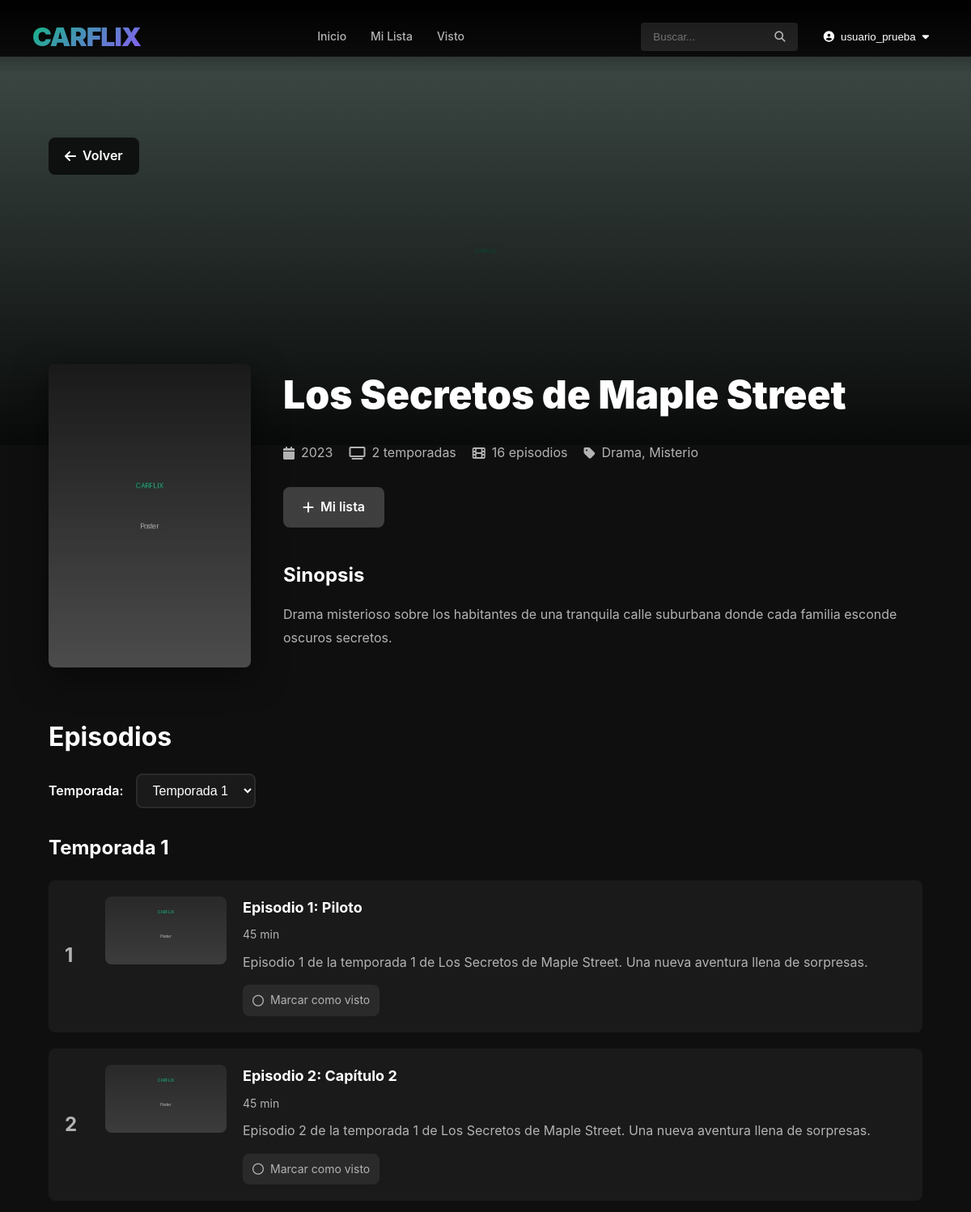
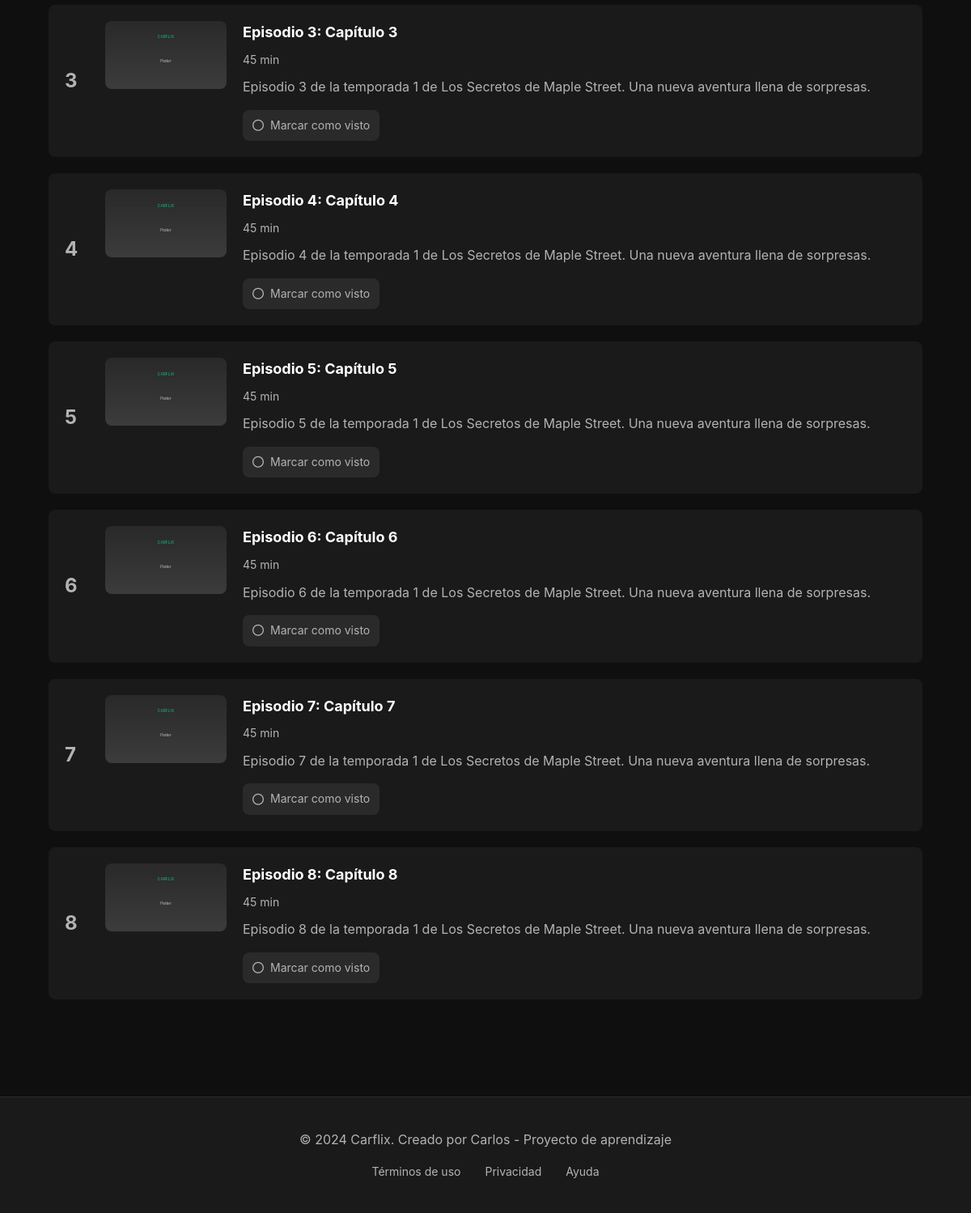
/series/1 (signed in), run on the app's committed database (2 pictures, top to bottom).
### app/models.py (models this page shows, shortened)
class User(UserMixin, db.Model):
    id = db.Column(db.Integer, primary_key=True)
    username = db.Column(db.String(64), unique=True, nullable=False, index=True)
    email = db.Column(db.String(120), unique=True, nullable=False, index=True)
    password_hash = db.Column(db.String(256))
    is_admin = db.Column(db.Boolean, default=False)
    profile_picture = db.Column(db.String(300), default='images/default-avatar.png')
    created_at = db.Column(db.DateTime, default=datetime.utcnow)
    favorite_movies = db.relationship('Movie', secondary=movie_favorites,
                                      backref=db.backref('favorited_by', lazy='dynamic'))
    favorite_series = db.relationship('Series', secondary=series_favorites,
                                      backref=db.backref('favorited_by', lazy='dynamic'))
    watched_movies = db.relationship('Movie', secondary=movie_watched,
                                     backref=db.backref('watched_by', lazy='dynamic'))
    watched_episodes = db.relationship('Episode', secondary=episode_watched,
                                       backref=db.backref('watched_by', lazy='dynamic'))

class Series(db.Model):
    id = db.Column(db.Integer, primary_key=True)
    title = db.Column(db.String(200), nullable=False, index=True)
    description = db.Column(db.Text)
    release_year = db.Column(db.Integer)
    poster_path = db.Column(db.String(300))
    background_path = db.Column(db.String(300))
    created_at = db.Column(db.DateTime, default=datetime.utcnow)
    categories = db.relationship('Category', secondary=series_categories,
                                 backref=db.backref('series', lazy='dynamic'))
    episodes = db.relationship('Episode', backref='series', lazy='dynamic',
                               cascade='all, delete-orphan')

class Category(db.Model):
    id = db.Column(db.Integer, primary_key=True)
    name = db.Column(db.String(50), unique=True, nullable=False)

class Episode(db.Model):
    id = db.Column(db.Integer, primary_key=True)
    series_id = db.Column(db.Integer, db.ForeignKey('series.id'), nullable=False)
    season_number = db.Column(db.Integer, nullable=False)
    episode_number = db.Column(db.Integer, nullable=False)
    title = db.Column(db.String(200), nullable=False)
    description = db.Column(db.Text)
    duration = db.Column(db.Integer)  # Duración en minutos
    video_path = db.Column(db.String(300), nullable=False)
    thumbnail_path = db.Column(db.String(300))
    created_at = db.Column(db.DateTime, default=datetime.utcnow)

### app/routes.py (the view)
@app.route('/series/<int:series_id>')
@login_required
def series_detail(series_id):
    series = Series.query.get_or_404(series_id)
    is_favorite = series in current_user.favorite_series
    seasons = {}
    for episode in series.episodes:
        if episode.season_number not in seasons:
            seasons[episode.season_number] = []
        seasons[episode.season_number].append(episode)
    for season in seasons:
        seasons[season].sort(key=lambda x: x.episode_number)
    return render_template('series_detail.html', series=series, seasons=seasons, is_favorite=is_favorite)

### app/models.py (called while the page is built)
@login_manager.user_loader
def load_user(user_id):
    return User.query.get(int(user_id))

### app/templates/series_detail.html (shortened to what this page needs)
{% extends "base.html" %}
{% block content %}
<div class="detail-page">
    <section class="detail-hero" style="background-image: linear-gradient(to bottom, rgba(0,0,0,0.3) 0%, rgba(0,0,0,0.9) 100%),
                                        url('{{ url_for('static', filename=series.background_path) if series.background_path else url_for('static', filename='images/default-bg.jpg') }}');">
        <div class="detail-hero-content">
            <a href="{{ url_for('home') }}" class="back-btn">
                <i class="fas fa-arrow-left"></i> Volver
            </a>
        </div>
    </section>
    <section class="detail-content">
        <div class="detail-container">
            <div class="detail-main">
                <div class="detail-poster">
                    <img src="{{ url_for('static', filename=series.poster_path) if series.poster_path else 'https://via.placeholder.com/300x450?text=Sin+Poster' }}"
                         alt="{{ series.title }}">
                </div>
                <div class="detail-info">
                    <h1 class="detail-title">{{ series.title }}</h1>
                    <div class="detail-meta">
                        {% if series.release_year %}
                        <span class="meta-item"><i class="fas fa-calendar"></i> {{ series.release_year }}</span>
                        {% endif %}
                        <span class="meta-item"><i class="fas fa-tv"></i> {{ seasons|length }} temporadas</span>
                        <span class="meta-item"><i class="fas fa-film"></i> {{ series.episodes.count() }} episodios</span>
                        {% if series.categories %}
                        <span class="meta-item">
                            <i class="fas fa-tag"></i>
                            {% for category in series.categories %}
                                {{ category.name }}{% if not loop.last %}, {% endif %}
                            {% endfor %}
                        </span>
                        {% endif %}
                    </div>
                    <div class="detail-actions">
                        <a href="{{ url_for('toggle_favorite_series', series_id=series.id) }}" class="btn btn-secondary">
                            <i class="fas fa-{% if is_favorite %}check{% else %}plus{% endif %}"></i>
                            {% if is_favorite %}En mi lista{% else %}Mi lista{% endif %}
                        </a>
                    </div>
                    {% if series.description %}
                    <div class="detail-description">
                        <h3>Sinopsis</h3>
                        <p>{{ series.description }}</p>
                    </div>
                    {% endif %}
                </div>
            </div>
            <div class="episodes-section">
                <h2>Episodios</h2>
                {% if seasons|length > 1 %}
                <div class="season-selector">
                    <label for="seasonSelect">Temporada:</label>
                    <select id="seasonSelect" onchange="showSeason(this.value)">
                        {% for season_num in seasons|sort %}
                        <option value="{{ season_num }}">Temporada {{ season_num }}</option>
                        {% endfor %}
                    </select>
                </div>
                {% endif %}
                {% for season_num, episodes in seasons.items() %}
                <div class="season-episodes" id="season-{{ season_num }}" {% if season_num != seasons.keys()|sort|first %}style="display:none;"{% endif %}>
                    <h3>Temporada {{ season_num }}</h3>
                    <div class="episodes-list">
                        {% for episode in episodes %}
                        <div class="episode-card">
                            <div class="episode-number">{{ episode.episode_number }}</div>
                            <div class="episode-thumbnail">
                                {% if episode.thumbnail_path %}
                                <img src="{{ url_for('static', filename=episode.thumbnail_path) }}" alt="{{ episode.title }}">
                                {% else %}
                                <div class="thumbnail-placeholder">
                                    <i class="fas fa-play-circle"></i>
                                </div>
                                {% endif %}
                            </div>
                            <div class="episode-info">
                                <h4>{{ episode.title }}</h4>
                                {% if episode.duration %}
                                <span class="episode-duration">{{ episode.duration }} min</span>
                                {% endif %}
                                {% if episode.description %}
                                <p class="episode-description">{{ episode.description }}</p>
                                {% endif %}
                                <div class="episode-actions">
                                    <a href="{{ url_for('toggle_watched_episode', episode_id=episode.id) }}" class="episode-action-btn">
                                        {% if episode in current_user.watched_episodes %}
                                        <i class="fas fa-check-circle"></i> Visto
                                        {% else %}
                                        <i class="far fa-circle"></i> Marcar como visto
                                        {% endif %}
                                    </a>
                                </div>
                            </div>
                        </div>
                        {% endfor %}
                    </div>
                </div>
                {% endfor %}
            </div>
        </div>
    </section>
</div>
{% endblock %}

### app/templates/base.html (shortened to what this page needs)
<!DOCTYPE html>
<html lang="es">
<head>
    <link rel="stylesheet" href="{{ url_for('static', filename='css/style.css') }}">
    <link rel="stylesheet" href="https://cdnjs.cloudflare.com/ajax/libs/font-awesome/6.4.0/css/all.min.css">
</head>
<body>
    {% if current_user.is_authenticated %}
    <nav class="navbar">
        <div class="navbar-container">
            <a href="{{ url_for('home') }}" class="logo">CARFLIX</a>
            <div class="nav-links">
                <a href="{{ url_for('home') }}">Inicio</a>
                <a href="{{ url_for('my_list') }}">Mi Lista</a>
                <a href="{{ url_for('watched') }}">Visto</a>
            </div>
            <div class="nav-right">
                <form action="{{ url_for('search') }}" method="get" class="search-form">
                    <input type="text" name="q" placeholder="Buscar..." class="search-input">
                    <button type="submit" class="search-btn"><i class="fas fa-search"></i></button>
                </form>
                <div class="user-menu">
                    <button class="user-btn">
                        <i class="fas fa-user-circle"></i>
                        <span>{{ current_user.username }}</span>
                        <i class="fas fa-caret-down"></i>
                    </button>
                </div>
            </div>
        </div>
    </nav>
    {% endif %}
    <main class="main-content">
        {% block content %}{% endblock %}
    </main>
    <footer class="footer">
        <div class="footer-content">
            <p>&copy; 2024 Carflix. Creado por Carlos - Proyecto de aprendizaje</p>
            <div class="footer-links">
                <a href="#">Términos de uso</a>
                <a href="#">Privacidad</a>
                <a href="#">Ayuda</a>
            </div>
        </div>
    </footer>
</body>
</html>

### data on the page
User: username "usuario_prueba"
Series: background_path (placeholder picture), poster_path (placeholder picture), title "Los Secretos de Maple Street", release_year "2023", description "Drama misterioso sobre los habitantes de una tranquila calle suburbana donde cada familia esconde oscuros secretos."
Category: name "Drama"
Category: name "Misterio"
Episode: episode_number "1", thumbnail_path (placeholder picture), title "Episodio 1: Piloto", duration "45", description "Episodio 1 de la temporada 1 de Los Secretos de Maple Street. Una nueva aventura llena de sorpresas."
Episode: episode_number "2", thumbnail_path (placeholder picture), title "Episodio 2: Capítulo 2", duration "45", description "Episodio 2 de la temporada 1 de Los Secretos de Maple Street. Una nueva aventura llena de sorpresas."
Episode: episode_number "3", thumbnail_path (placeholder picture), title "Episodio 3: Capítulo 3", duration "45", description "Episodio 3 de la temporada 1 de Los Secretos de Maple Street. Una nueva aventura llena de sorpresas."
Episode: episode_number "4", thumbnail_path (placeholder picture), title "Episodio 4: Capítulo 4", duration "45", description "Episodio 4 de la temporada 1 de Los Secretos de Maple Street. Una nueva aventura llena de sorpresas."
Episode: episode_number "5", thumbnail_path (placeholder picture), title "Episodio 5: Capítulo 5", duration "45", description "Episodio 5 de la temporada 1 de Los Secretos de Maple Street. Una nueva aventura llena de sorpresas."
Episode: episode_number "6", thumbnail_path (placeholder picture), title "Episodio 6: Capítulo 6", duration "45", description "Episodio 6 de la temporada 1 de Los Secretos de Maple Street. Una nueva aventura llena de sorpresas."
Episode: episode_number "7", thumbnail_path (placeholder picture), title "Episodio 7: Capítulo 7", duration "45", description "Episodio 7 de la temporada 1 de Los Secretos de Maple Street. Una nueva aventura llena de sorpresas."
Episode: episode_number "8", thumbnail_path (placeholder picture), title "Episodio 8: Capítulo 8", duration "45", description "Episodio 8 de la temporada 1 de Los Secretos de Maple Street. Una nueva aventura llena de sorpresas."

### other printed values
{{ seasons|length }} "2"
{{ series.episodes.count() }} "16"
{{ season_num }} "1"
